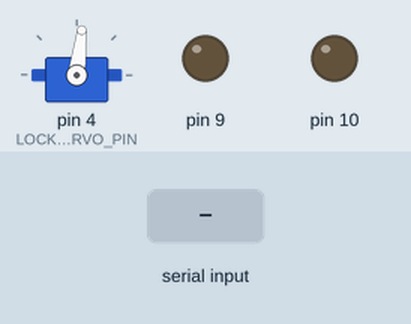
This program was run on a simulated Arduino Nano, built with avr-gcc and run on an emulated ATmega328P. On the bench: servo, output pins drawn as LEDs (lit = HIGH). The inputs (shaded band) are chosen by the test bench. No radio packets arrive unless stated; what the program prints to the serial monitor is not drawn.

Above: at 1.2 s.
1.3 s: byte 254 (ENGAGE) received over Serial
At 1.7 s:
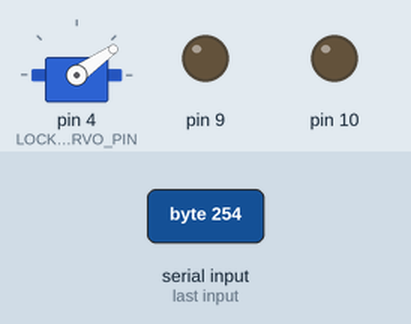
2.8 s: "1" received over Serial
5.8 s: byte 238 (EXIT) received over Serial
7.4 s: byte 90 (READY) received over Serial
8.9 s: byte 1 (CAP) received over Serial
Timing chart, 0 to 11.9 s (numbered marks = the images above; inputs shaded):
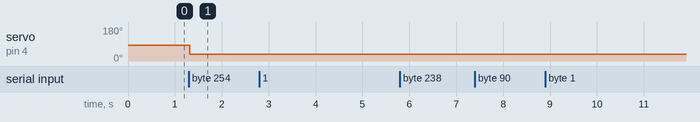

The program:

main.cpp
```cpp
#include <Arduino.h>
#include <Servo.h>
#include <RF24Network.h>
#include <RF24.h>
#include <SPI.h>
#include "masterPayload.h"

// Pinout Digital
#define LOCK_SERVO_PIN   4
#define RED_LED          9
#define GREEN_LED        10
#define RADIO_CE         7
#define RADIO_CSN        8

// Servo pulses and timer
#define LOCK_CLOSE       900
#define LOCK_OPEN        1400
#define LOOP_TIME_US     20000

// Variables
byte radioByteIn, radioByteOut;
byte serialByteIn, serialByteOut;

// Setup classes
Servo lock;
MasterPayload MP;
RF24 radio(RADIO_CE, RADIO_CSN);
RF24Network network(radio);

// Functions
byte readSerialPort();
void sendRadioMessage(uint16_t node);
void receiveRadioMessage();
void payloadReady();
void COMS(uint16_t node);

// Run once
void setup() {
  // Start the serial port
  Serial.begin(9600);

  // Configure digital pins
  MP.setUpDigitalPins(RED_LED, GREEN_LED);

  // Set up clamping servo and set to release
  lock.attach(LOCK_SERVO_PIN);
  lock.writeMicroseconds(LOCK_OPEN);

  // Set up radio
  SPI.begin();
  radio.begin();
  network.begin(CHANNEL, MASTER_NODE);
  radio.setDataRate(RF24_2MBPS);

  // Start time sync (10000->100Hz, 20000->50Hz)
  MP.startTimeSync(LOOP_TIME_US);
}

// Run forever
void loop() {
  // Read incoming byte from the serial port and do something
  if (Serial.available() > 0) {
    // read the incoming byte
    serialByteIn = Serial.read();

    // Switch statment based on serial input
    switch (serialByteIn) {
      case ENGAGE:
        lock.writeMicroseconds(LOCK_CLOSE);
        payloadReady();
        break;

      case RELEASE:
        lock.writeMicroseconds(LOCK_OPEN);
        break;

      case CAP:
        COMS(NODE01);
        break;

      case FLUID:
        COMS(NODE02);
        break;

      case VIBRATION:
        COMS(NODE03);
        break;

      case CAMERA:
        COMS(NODE04);
        break;

      case FUTURE:
        COMS(NODE05);
        break;

      default:
        receiveRadioMessage();
        serialByteIn = readSerialPort();
        break;
    }
  }

  // Stabilize sampling rate
  MP.timeSync();
}

void receiveRadioMessage(){
  // Update the network
  network.update();

  // Receiving data if available
  while (network.available()){
    RF24NetworkHeader header;
    network.read(header, &radioByteIn, sizeof(radioByteIn));
  }
}

void sendRadioMessage(uint16_t node){
  RF24NetworkHeader header(node);
  network.write(header, &radioByteOut, sizeof(radioByteOut));
}

byte readSerialPort(){
  if (Serial.available() > 0) {
    serialByteIn = Serial.read();
    return serialByteIn;
  }
    return 0x00;
}

void payloadReady(){
  // Make sure there is a connection established
  int count;

  while (count < 10){
    // Check for incoming radio messages
    receiveRadioMessage();

    // If floating state
    if (radioByteIn == FLOATING){
      count++;
    }

    // Allow for exit if there is a timeout
    serialByteOut = readSerialPort();
    if (serialByteOut == EXIT){
      break;
    }

    // Update serial port and stabilize sampling rate
    Serial.write(WAIT);
    MP.timeSync();
  }

  // Wait for a command
  while(true){
    // Tell serial port we are ready
    Serial.write(READY);

    // Break when ready
    serialByteOut = readSerialPort();
    if (serialByteOut == READY){
      break;
    }

    // Stabilize sampling rate
    MP.timeSync();
  }
}

void COMS(uint16_t node){
  while(true){
    // Get info from serial port
    serialByteIn = readSerialPort();

    // Send serial message to payload if its good data
    if (serialByteIn != 0x00){
      radioByteOut = serialByteIn;
      sendRadioMessage(node);
    }

    // Check for incoming radio messages
    receiveRadioMessage();

    // Send the radio message to the serial port
    Serial.write(radioByteIn);

    // Exit if command is given
    if (serialByteIn == EXIT){
      break;
    }
  }
}
```

Measured:
- after the input at 1.3 s, servo on pin 4 (LOCK_SERVO_PIN): 83° → 35° at once
- after the input at 2.8 s, every drawn part: stays the same
- after the input at 5.8 s, every drawn part: stays the same
- after the input at 7.4 s, every drawn part: stays the same
- after the input at 8.9 s, every drawn part: stays the same
